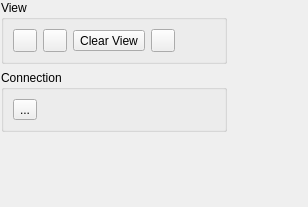
<?xml version="1.0" encoding="UTF-8"?>
<ui version="4.0">
 <class>ToolPage</class>
 <widget class="QWidget" name="ToolPage">
  <property name="geometry">
   <rect>
    <x>0</x>
    <y>0</y>
    <width>308</width>
    <height>207</height>
   </rect>
  </property>
  <property name="windowTitle">
   <string>Form</string>
  </property>
  <widget class="QWidget" name="layoutWidget">
   <property name="geometry">
    <rect>
     <x>1</x>
     <y>0</y>
     <width>302</width>
     <height>206</height>
    </rect>
   </property>
   <layout class="QVBoxLayout" name="verticalLayout">
    <property name="sizeConstraint">
     <enum>QLayout::SetFixedSize</enum>
    </property>
    <item>
     <widget class="QGroupBox" name="groupBox_2">
      <property name="title">
       <string>View</string>
      </property>
      <property name="flat">
       <bool>true</bool>
      </property>
      <layout class="QGridLayout" name="gridLayout_2">
       <item row="0" column="4">
        <spacer name="horizontalSpacer">
         <property name="orientation">
          <enum>Qt::Horizontal</enum>
         </property>
         <property name="sizeHint" stdset="0">
          <size>
           <width>40</width>
           <height>20</height>
          </size>
         </property>
        </spacer>
       </item>
       <item row="0" column="1">
        <widget class="QToolButton" name="decView">
         <property name="toolTip">
          <string>Decrease View</string>
         </property>
         <property name="toolTipDuration">
          <number>-1</number>
         </property>
         <property name="text">
          <string/>
         </property>
         <property name="icon">
          <iconset resource="../icons.qrc">
           <normaloff>:/icons/zoom-out.png</normaloff>:/icons/zoom-out.png</iconset>
         </property>
        </widget>
       </item>
       <item row="0" column="3">
        <widget class="QToolButton" name="fitView">
         <property name="toolTip">
          <string>Adjust to Content</string>
         </property>
         <property name="toolTipDuration">
          <number>-1</number>
         </property>
         <property name="text">
          <string/>
         </property>
         <property name="icon">
          <iconset resource="../icons.qrc">
           <normaloff>:/icons/collapse.png</normaloff>:/icons/collapse.png</iconset>
         </property>
        </widget>
       </item>
       <item row="0" column="0">
        <widget class="QToolButton" name="incView">
         <property name="toolTip">
          <string>Increase View</string>
         </property>
         <property name="toolTipDuration">
          <number>-1</number>
         </property>
         <property name="text">
          <string/>
         </property>
         <property name="icon">
          <iconset resource="../icons.qrc">
           <normaloff>:/icons/zoom-in.png</normaloff>:/icons/zoom-in.png</iconset>
         </property>
        </widget>
       </item>
       <item row="0" column="2">
        <widget class="QToolButton" name="clearView">
         <property name="toolTip">
          <string>Clear View</string>
         </property>
         <property name="toolTipDuration">
          <number>-1</number>
         </property>
         <property name="text">
          <string>Clear View</string>
         </property>
         <property name="icon">
          <iconset resource="../icons.qrc">
           <normaloff>:/icons/sweep-512.png</normaloff>:/icons/sweep-512.png</iconset>
         </property>
        </widget>
       </item>
      </layout>
     </widget>
    </item>
    <item>
     <widget class="QGroupBox" name="groupBox_3">
      <property name="title">
       <string>Connection</string>
      </property>
      <property name="flat">
       <bool>true</bool>
      </property>
      <layout class="QGridLayout" name="gridLayout_4">
       <item row="0" column="1">
        <spacer name="horizontalSpacer_2">
         <property name="orientation">
          <enum>Qt::Horizontal</enum>
         </property>
         <property name="sizeHint" stdset="0">
          <size>
           <width>40</width>
           <height>20</height>
          </size>
         </property>
        </spacer>
       </item>
       <item row="0" column="0">
        <widget class="QToolButton" name="refreshConnBtn">
         <property name="toolTip">
          <string>Refresh Connection</string>
         </property>
         <property name="text">
          <string>...</string>
         </property>
         <property name="icon">
          <iconset resource="../icons.qrc">
           <normaloff>:/icons/refresh.png</normaloff>:/icons/refresh.png</iconset>
         </property>
        </widget>
       </item>
      </layout>
     </widget>
    </item>
    <item>
     <spacer name="verticalSpacer">
      <property name="orientation">
       <enum>Qt::Vertical</enum>
      </property>
      <property name="sizeHint" stdset="0">
       <size>
        <width>20</width>
        <height>40</height>
       </size>
      </property>
     </spacer>
    </item>
   </layout>
  </widget>
 </widget>
 <resources>
  <include location="../icons.qrc"/>
 </resources>
 <connections/>
</ui>
